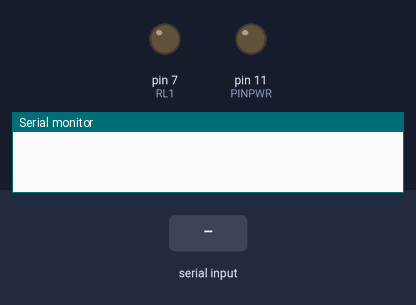
This sketch was run on a simulated Arduino Leonardo, built with avr-gcc and run on an emulated ATmega32U4. Parts: output pins drawn as LEDs (lit = HIGH), the last lines printed to the serial monitor. The inputs (shaded band) are chosen by the test bench. The modem accepts every AT command (registered, SIM ready, sends succeed) and sends nothing else.

Above: at 0.1 s.
At 1.8 s:
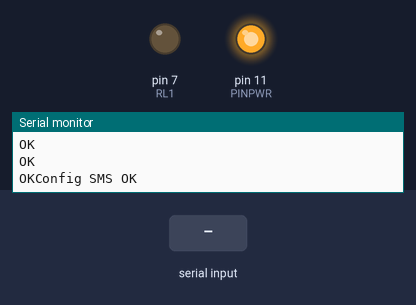
1.9 s: "+56982805725" received over the second serial link
3.4 s: ">R1ON<" received over the second serial link
4.9 s: ">R1OFF<" received over the second serial link
Timing chart, 0 to 7.9 s (numbered marks = the images above; inputs shaded):
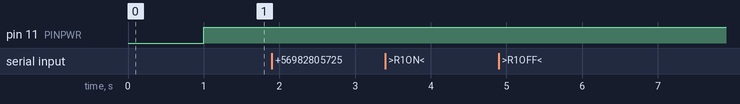

The sketch:

Test_3GBee_TIC_SMS_Read.ino
```cpp
/* ==================================================================================
 MCI Electronics www.olimex.cl

 Archivo:  Test_3GBee_TIC.ino

 Descripción: Realiza la lectura de un mensaje de texto con el cual maneja el relé

 Dispositivo: TIC (Arduino compatible)
              XBee IO Pro V2 (Arduino compatible)

 Microcontrolador: ATmega32U4

 ==================================================================================
 //  Ver | dd mmm yyyy | Author  | Description
 // =====|=============|========|=====================================================
 // 1.00 | 19 MAY 2016 | D.M   | First release
 // ==================================================================================*/


//#define PINPWR 12  // XBee IO Pro V2
#define PINPWR 11  // TIC

//#define PINPWR 8  // Relé XBee IO Pro V2
#define RL1 7  // Relé TIC

char bufferAnswer[200];
char *pEnd;
char *pStart;
int counter = 0;
int ldrSensor;

void setup()
{
  Serial.begin(115200);
  Serial1.begin(115200);

  pinMode(RL1, OUTPUT);
}

void loop()
{
  static int state = 1;

  switch(state)
  {
    case 1:
    {
      if(ModemON() == HIGH)
      {
        state = 2;
      }
      else
      {
        counter++;
      }
    break;
    }

    case 2:
    {
      if(ConfigSMS() == HIGH)
      {
        state = 3;
      }
      else
      {
        counter++;
      }
    break;
    }

    case 3:
    {
      if(FlagSMS() == HIGH)
      {
        state = 4;
      }
      break;
    }

    case 4:
    {
      if(ReadSMS() == HIGH)
      {
        state = 3;
      }
      break;
    }

  }
}

// ----------------------------------
boolean ModemON()
{
  boolean onState;
  pinMode(PINPWR, OUTPUT);
  delay(1000);
  digitalWrite(PINPWR, HIGH);
  if(SendCommand("AT", "OK", 1000, HIGH) == '1')
  {
    Serial.println("Modem ON");
    onState = HIGH;
  }
  else
  {
    Serial.println("Modem OFF");
    onState = LOW;
  }
  return onState;
}

// ----------------------------------
boolean ConfigSMS()
{
  boolean onState;
  if(SendCommand("AT+CMGF=1", "OK", 1000, HIGH) == '1') // Modo Texto
  {
    if(SendCommand("AT+CSCS=\"GSM\"", "OK", 1000, HIGH) == '1') // selecciona el set de caracteres utilizados por el modem para enviar el SMS
    {
      if(SendCommand("AT+CNMI=1,1", "OK", 1000, HIGH) == '1')
      {
        Serial.println("Config SMS OK");
        onState = HIGH;
      }
    }
  }
  else
  {
    Serial.println("Config SMS Fail");
    onState = LOW;
  }
  return onState;
}

// ----------------------------------
char SendCommand(char *command, char *ack, unsigned long time, boolean resp)
{
  char *pTemptBuff = bufferAnswer;
  unsigned long timeOut = millis() + time;
  char rCode = '0';

  Serial1.flush();
  Serial1.println(command);
  //Serial.println(command);  // solo debug

  if(resp == HIGH)
  {
    do
      {
        if(Serial1.available() > 0)
          {
            char dataIn = Serial1.read();
            Serial.print(dataIn);
            if(pTemptBuff < (bufferAnswer + sizeof(bufferAnswer))-1)
            {
              *(pTemptBuff++) = dataIn;
              *pTemptBuff = '\0';
              timeOut = millis() + time;
              if(strstr(bufferAnswer, ack))
              {
                rCode = '1';
                break;
              }
            }
            else
            {
              pTemptBuff = bufferAnswer;
            }
          }
      }while(timeOut > millis());
  }

  if(timeOut < millis())
    {
      rCode = '2';
      Serial.println("  Time out");
    }
  //Serial.println(rCode,DEC);   // solo debug
  return rCode;
}

// ----------------------------------
boolean ReadSMS()
{
  boolean onState = LOW;
  char *puntero;

  if(SendCommand("AT+CMGR=1", "OK", 1000, HIGH) == '1')
  {
    if(strstr(bufferAnswer, "+56982805725"))  // <------ Ingresar número válido
    {
      if(strstr(bufferAnswer, ">R1ON<"))
      {
        digitalWrite(RL1, HIGH);
        SendCommand("AT+CMGD=1,4", "OK", 1000, HIGH);
        onState = HIGH;
      }
      else if(strstr(bufferAnswer, ">R1OFF<"))
      {
        digitalWrite(RL1, LOW);
        SendCommand("AT+CMGD=1,4", "OK", 1000, HIGH);
        onState = HIGH;
      }
      else
      {
        Serial.println("Error de mensaje");
      }
    }
    else
    {
      Serial.println("Identificacion no valida");  // Identificación no válida del número celular
      SendCommand("AT+CMGD=1,4", "OK", 1000, HIGH);
    }
  }
  else
  {
    Serial.println("Sin mensaje");
  }
  return onState;
}

// ----------------------------------
boolean FlagSMS()
{
  boolean onState = LOW;
  char *pTemptBuff = bufferAnswer;
  unsigned long time = millis() + 1000;
  do
  {
    if(Serial1.available() > 0)
      {
        char dataIn = Serial1.read();
        Serial.print(dataIn);
        if(pTemptBuff < (bufferAnswer + sizeof(bufferAnswer))-1)
        {
          *(pTemptBuff++) = dataIn;
          *pTemptBuff = '\0';
          time = millis() + 1000;
          if(strstr(bufferAnswer, "+CMTI: \"SM\""))
          {
            onState = HIGH;
            break;
          }
        }
        else
        {
          pTemptBuff = bufferAnswer;
        }
      }
  }while(time > millis());

  return onState;
}
```
